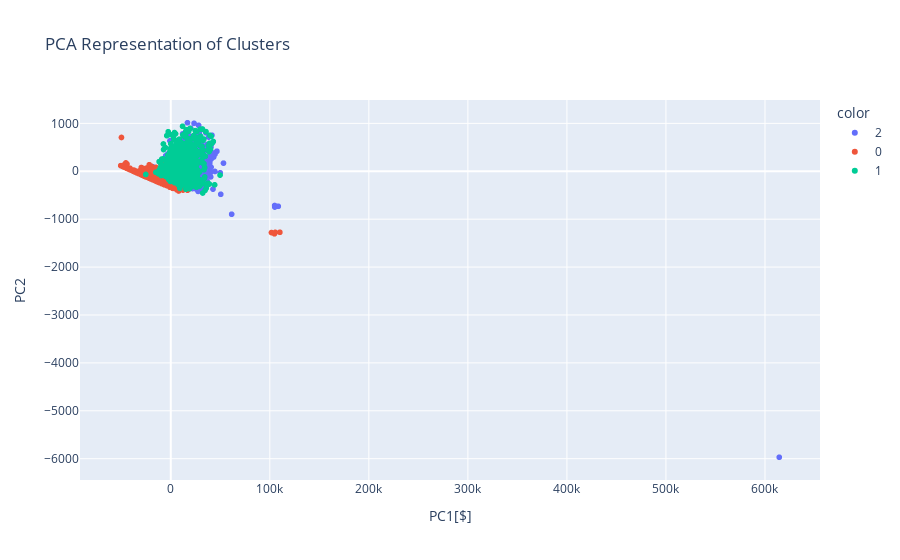

Notebook source saved alongside this figure:
### Code cell
# Create scatter plot of `PC2` vs `PC1`
fig =px.scatter(
    data_frame=X_pca,
    x="PC1",
    y="PC2",
    color=labels.astype(str),
    title= "PCA Representation of Clusters"
)
fig.update_layout(xaxis_title="PC1[$]",yaxis_title="PC2")
fig.write_image("PCA_scatter_plot.png", scale=3)
fig.show()

### Figure 1 — Plotly figure (JSON) as saved in the notebook; plotly's stock layout.template omitted (floating-point values rounded to 4 significant figures; data arrays with more than 128 entries replaced by an {"elided": "..."} marker saying what was removed)
{"data": [{"hovertemplate": "color=2<br>PC1=%{x}<br>PC2=%{y}<extra></extra>", "legendgroup": "2", "marker": {"color": "#636efa", "symbol": "circle"}, "mode": "markers", "name": "2", "showlegend": true, "type": "scattergl", "x": {"elided": "446 float values"}, "xaxis": "x", "y": {"elided": "446 float values"}, "yaxis": "y"}, {"hovertemplate": "color=0<br>PC1=%{x}<br>PC2=%{y}<extra></extra>", "legendgroup": "0", "marker": {"color": "#EF553B", "symbol": "circle"}, "mode": "markers", "name": "0", "showlegend": true, "type": "scattergl", "x": {"elided": "1192 float values"}, "xaxis": "x", "y": {"elided": "1192 float values"}, "yaxis": "y"}, {"hovertemplate": "color=1<br>PC1=%{x}<br>PC2=%{y}<extra></extra>", "legendgroup": "1", "marker": {"color": "#00cc96", "symbol": "circle"}, "mode": "markers", "name": "1", "showlegend": true, "type": "scattergl", "x": {"elided": "602 float values"}, "xaxis": "x", "y": {"elided": "602 float values"}, "yaxis": "y"}], "layout": {"legend": {"title": {"text": "color"}, "tracegroupgap": 0}, "title": {"text": "PCA Representation of Clusters"}, "xaxis": {"anchor": "y", "domain": [0, 1], "title": {"text": "PC1[$]"}}, "yaxis": {"anchor": "x", "domain": [0, 1], "title": {"text": "PC2"}}}}
